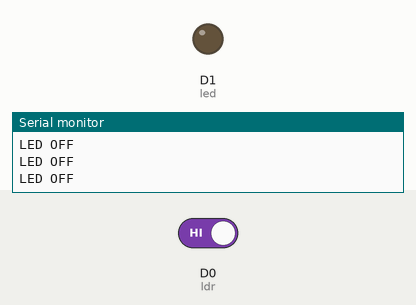
Bench run of a sketch on a simulated ESP8266 (NodeMCU). Shown: output pins drawn as LEDs (lit = HIGH), the last lines printed to the serial monitor. The inputs (shaded band) are chosen by the test bench; at power-on: D0 (ldr) HIGH.

Above: at 2.8 s.
2.9 s: D0 (ldr) driven LOW
At 3.6 s:
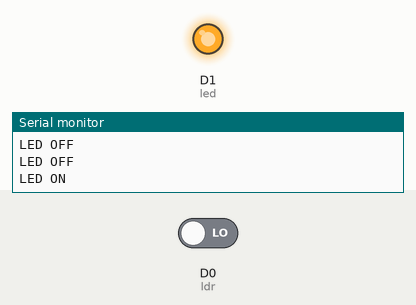
4.5 s: D0 (ldr) driven HIGH
At 6.3 s:
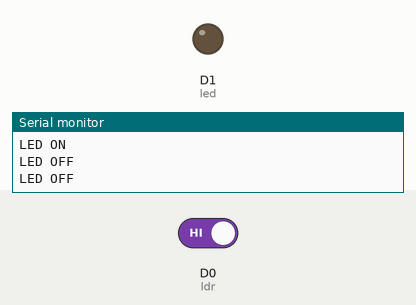
Timing chart, 0 to 7.8 s (numbered marks = the images above; inputs shaded):
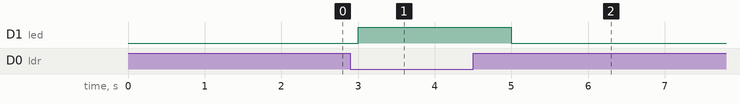

The sketch:

ldrpin.ino
```cpp
#include <SoftwareSerial.h>
const int ldr = D0;
const int led = D1;
int value;
void setup() {
  Serial.begin(9600);
  pinMode(ldr, INPUT);
  pinMode(led, OUTPUT);
  digitalWrite(led, LOW);
  //delay(10000);
}

void loop() {
  value = digitalRead(ldr);
  if (value == 0) {
    digitalWrite(led, HIGH);
    Serial.println("LED ON");
    delay(1000);
  } else {
    digitalWrite(led, LOW);
    Serial.println("LED OFF");
    delay(1000);
  }
}
```

Measured:
- after the input at 2.9 s, D1 (led): LOW → HIGH after 0.10 s
- after the input at 4.5 s, D1 (led): HIGH → LOW after 0.50 s
